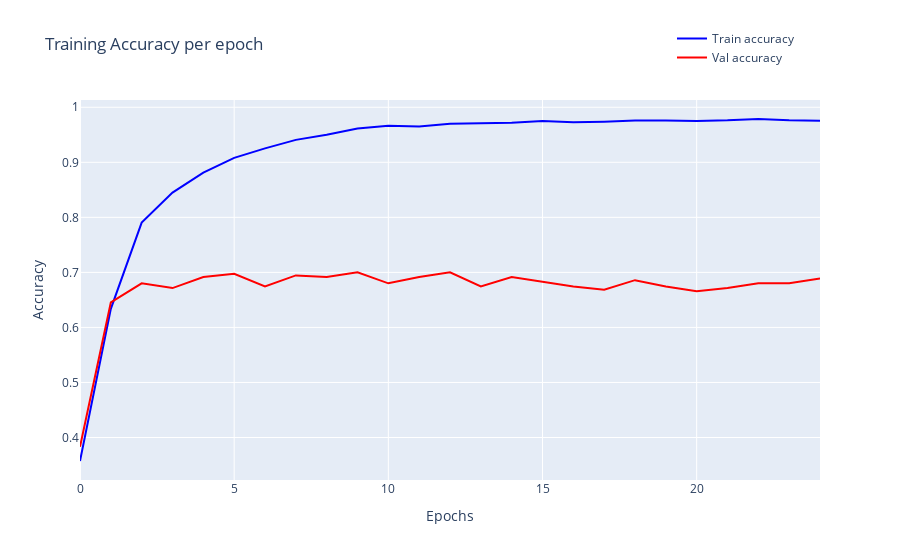
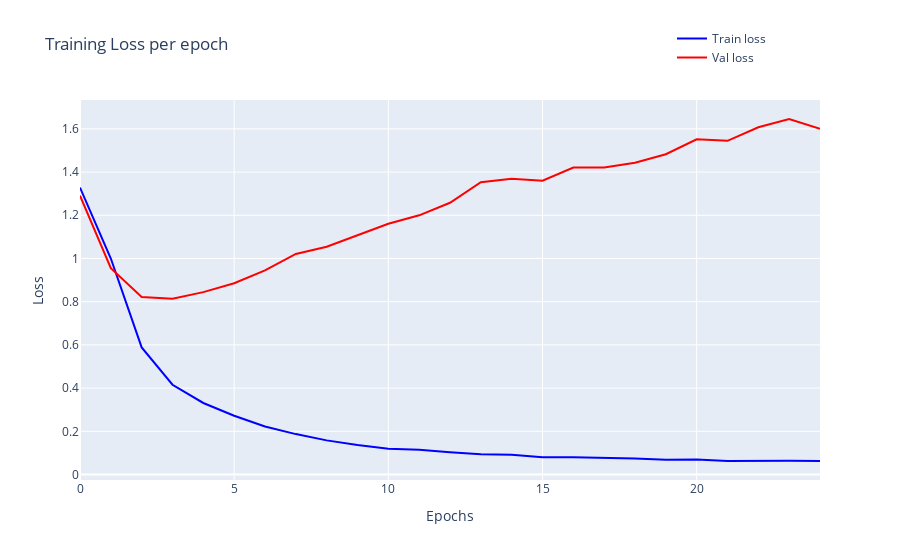

Notebook cell for these charts, in order:
### Code cell
# Answer here
import plotly.graph_objects as go
import pandas as pd

# Load the training log data (修改檔案路徑為您的CSV檔案位置)
#training_log = pd.read_csv('training_log.csv')

# 建立訓練和驗證準確率圖表
fig_accuracy = go.Figure()
fig_accuracy.add_trace(go.Scatter(x=training_log['epoch'], y=training_log['accuracy'], mode='lines', name='Train accuracy', line=dict(color='blue')))
fig_accuracy.add_trace(go.Scatter(x=training_log['epoch'], y=training_log['val_accuracy'], mode='lines', name='Val accuracy', line=dict(color='red')))
fig_accuracy.update_layout(
    title='Training Accuracy per epoch',
    xaxis_title='Epochs',
    yaxis_title='Accuracy',
    legend=dict(x=0.8, y=1.2)
)
fig_accuracy.show()

# 建立訓練和驗證損失圖表
fig_loss = go.Figure()
fig_loss.add_trace(go.Scatter(x=training_log['epoch'], y=training_log['loss'], mode='lines', name='Train loss', line=dict(color='blue')))
fig_loss.add_trace(go.Scatter(x=training_log['epoch'], y=training_log['val_loss'], mode='lines', name='Val loss', line=dict(color='red')))
fig_loss.update_layout(
    title='Training Loss per epoch',
    xaxis_title='Epochs',
    yaxis_title='Loss',
    legend=dict(x=0.8, y=1.2)
)
fig_loss.show()

### Figure 1 — Plotly figure (JSON) as saved in the notebook; plotly's stock layout.template omitted (floating-point values rounded to 4 significant figures)
{"data": [{"line": {"color": "blue"}, "mode": "lines", "name": "Train accuracy", "type": "scatter", "x": [0, 1, 2, 3, 4, 5, 6, 7, 8, 9, 10, 11, 12, 13, 14, 15, 16, 17, 18, 19, 20, 21, 22, 23, 24], "y": [0.3573, 0.6338, 0.7905, 0.845, 0.8813, 0.9081, 0.9253, 0.9408, 0.9499, 0.9615, 0.9665, 0.9651, 0.9698, 0.9709, 0.9718, 0.9751, 0.9726, 0.9737, 0.9759, 0.9759, 0.9751, 0.9762, 0.9787, 0.9765, 0.9756]}, {"line": {"color": "red"}, "mode": "lines", "name": "Val accuracy", "type": "scatter", "x": [0, 1, 2, 3, 4, 5, 6, 7, 8, 9, 10, 11, 12, 13, 14, 15, 16, 17, 18, 19, 20, 21, 22, 23, 24], "y": [0.3833, 0.6455, 0.6801, 0.6715, 0.6916, 0.6974, 0.6744, 0.6945, 0.6916, 0.7003, 0.6801, 0.6916, 0.7003, 0.6744, 0.6916, 0.683, 0.6744, 0.6686, 0.6859, 0.6744, 0.6657, 0.6715, 0.6801, 0.6801, 0.6888]}], "layout": {"autosize": true, "legend": {"x": 0.8, "y": 1.2}, "title": {"text": "Training Accuracy per epoch"}, "xaxis": {"autorange": true, "range": [0, 24], "title": {"text": "Epochs"}, "type": "linear"}, "yaxis": {"autorange": true, "range": [0.3228, 1.013], "title": {"text": "Accuracy"}, "type": "linear"}}}

### Figure 2 — Plotly figure (JSON) as saved in the notebook; plotly's stock layout.template omitted (floating-point values rounded to 4 significant figures)
{"data": [{"line": {"color": "blue"}, "mode": "lines", "name": "Train loss", "type": "scatter", "x": [0, 1, 2, 3, 4, 5, 6, 7, 8, 9, 10, 11, 12, 13, 14, 15, 16, 17, 18, 19, 20, 21, 22, 23, 24], "y": [1.328, 0.9999, 0.5885, 0.4154, 0.3311, 0.2719, 0.2224, 0.187, 0.158, 0.1365, 0.119, 0.115, 0.1033, 0.09325, 0.09106, 0.07937, 0.08002, 0.07782, 0.074, 0.06819, 0.06889, 0.06252, 0.06466, 0.0638, 0.06263]}, {"line": {"color": "red"}, "mode": "lines", "name": "Val loss", "type": "scatter", "x": [0, 1, 2, 3, 4, 5, 6, 7, 8, 9, 10, 11, 12, 13, 14, 15, 16, 17, 18, 19, 20, 21, 22, 23, 24], "y": [1.291, 0.9554, 0.8219, 0.8139, 0.8441, 0.8855, 0.9447, 1.021, 1.054, 1.108, 1.16, 1.2, 1.258, 1.353, 1.369, 1.36, 1.421, 1.421, 1.443, 1.482, 1.552, 1.545, 1.607, 1.646, 1.6]}], "layout": {"autosize": true, "legend": {"x": 0.8, "y": 1.2}, "title": {"text": "Training Loss per epoch"}, "xaxis": {"autorange": true, "range": [0, 24], "title": {"text": "Epochs"}, "type": "linear"}, "yaxis": {"autorange": true, "range": [-0.02543, 1.734], "title": {"text": "Loss"}, "type": "linear"}}}
